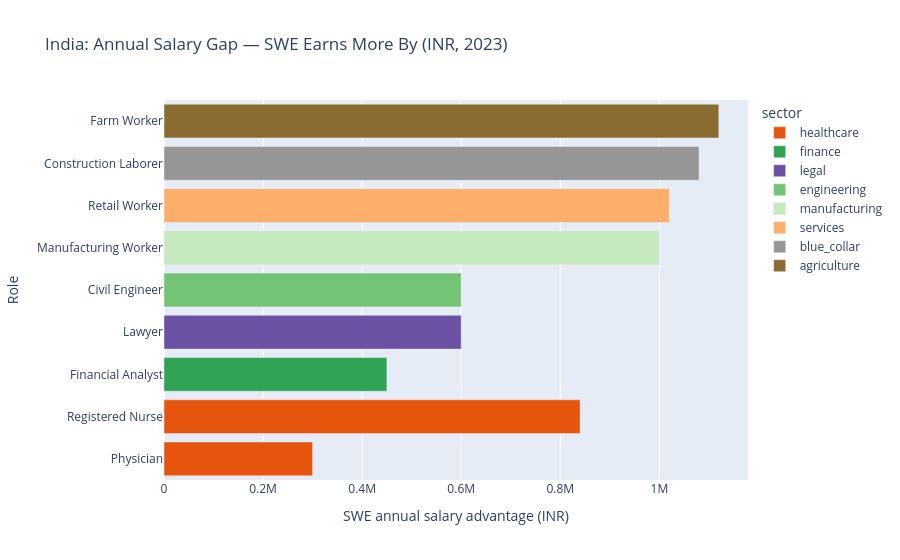

The cell this chart's notebook holds for it:
### Code cell
peers['salary_gap'] = swe_mid - peers['median_salary_local']
fig2 = px.bar(
    peers.sort_values('salary_gap', ascending=True),
    x='salary_gap', y='role_label', orientation='h',
    color='sector', color_discrete_map=SECTOR_COLORS,
    title='India: Annual Salary Gap — SWE Earns More By (INR, 2023)',
    labels={'salary_gap': 'SWE annual salary advantage (INR)', 'role_label': 'Role'},
)
fig2.show()

### Figure 1 — Plotly figure (JSON) as saved in the notebook; plotly's stock layout.template omitted (floating-point values rounded to 4 significant figures)
{"data": [{"hovertemplate": "sector=healthcare<br>SWE annual salary advantage (INR)=%{x}<br>Role=%{y}<extra></extra>", "legendgroup": "healthcare", "marker": {"color": "#e6550d", "pattern": {"shape": ""}}, "name": "healthcare", "orientation": "h", "showlegend": true, "textposition": "auto", "type": "bar", "x": [300000, 840000], "xaxis": "x", "y": ["Physician", "Registered Nurse"], "yaxis": "y"}, {"hovertemplate": "sector=finance<br>SWE annual salary advantage (INR)=%{x}<br>Role=%{y}<extra></extra>", "legendgroup": "finance", "marker": {"color": "#31a354", "pattern": {"shape": ""}}, "name": "finance", "orientation": "h", "showlegend": true, "textposition": "auto", "type": "bar", "x": [450000], "xaxis": "x", "y": ["Financial Analyst"], "yaxis": "y"}, {"hovertemplate": "sector=legal<br>SWE annual salary advantage (INR)=%{x}<br>Role=%{y}<extra></extra>", "legendgroup": "legal", "marker": {"color": "#6a51a3", "pattern": {"shape": ""}}, "name": "legal", "orientation": "h", "showlegend": true, "textposition": "auto", "type": "bar", "x": [600000], "xaxis": "x", "y": ["Lawyer"], "yaxis": "y"}, {"hovertemplate": "sector=engineering<br>SWE annual salary advantage (INR)=%{x}<br>Role=%{y}<extra></extra>", "legendgroup": "engineering", "marker": {"color": "#74c476", "pattern": {"shape": ""}}, "name": "engineering", "orientation": "h", "showlegend": true, "textposition": "auto", "type": "bar", "x": [600000], "xaxis": "x", "y": ["Civil Engineer"], "yaxis": "y"}, {"hovertemplate": "sector=manufacturing<br>SWE annual salary advantage (INR)=%{x}<br>Role=%{y}<extra></extra>", "legendgroup": "manufacturing", "marker": {"color": "#c7e9c0", "pattern": {"shape": ""}}, "name": "manufacturing", "orientation": "h", "showlegend": true, "textposition": "auto", "type": "bar", "x": [1000000], "xaxis": "x", "y": ["Manufacturing Worker"], "yaxis": "y"}, {"hovertemplate": "sector=services<br>SWE annual salary advantage (INR)=%{x}<br>Role=%{y}<extra></extra>", "legendgroup": "services", "marker": {"color": "#fdae6b", "pattern": {"shape": ""}}, "name": "services", "orientation": "h", "showlegend": true, "textposition": "auto", "type": "bar", "x": [1020000], "xaxis": "x", "y": ["Retail Worker"], "yaxis": "y"}, {"hovertemplate": "sector=blue_collar<br>SWE annual salary advantage (INR)=%{x}<br>Role=%{y}<extra></extra>", "legendgroup": "blue_collar", "marker": {"color": "#969696", "pattern": {"shape": ""}}, "name": "blue_collar", "orientation": "h", "showlegend": true, "textposition": "auto", "type": "bar", "x": [1080000], "xaxis": "x", "y": ["Construction Laborer"], "yaxis": "y"}, {"hovertemplate": "sector=agriculture<br>SWE annual salary advantage (INR)=%{x}<br>Role=%{y}<extra></extra>", "legendgroup": "agriculture", "marker": {"color": "#8c6d31", "pattern": {"shape": ""}}, "name": "agriculture", "orientation": "h", "showlegend": true, "textposition": "auto", "type": "bar", "x": [1120000], "xaxis": "x", "y": ["Farm Worker"], "yaxis": "y"}], "layout": {"barmode": "relative", "legend": {"title": {"text": "sector"}, "tracegroupgap": 0}, "title": {"text": "India: Annual Salary Gap — SWE Earns More By (INR, 2023)"}, "xaxis": {"anchor": "y", "domain": [0.0, 1.0], "title": {"text": "SWE annual salary advantage (INR)"}}, "yaxis": {"anchor": "x", "domain": [0.0, 1.0], "title": {"text": "Role"}}}}
